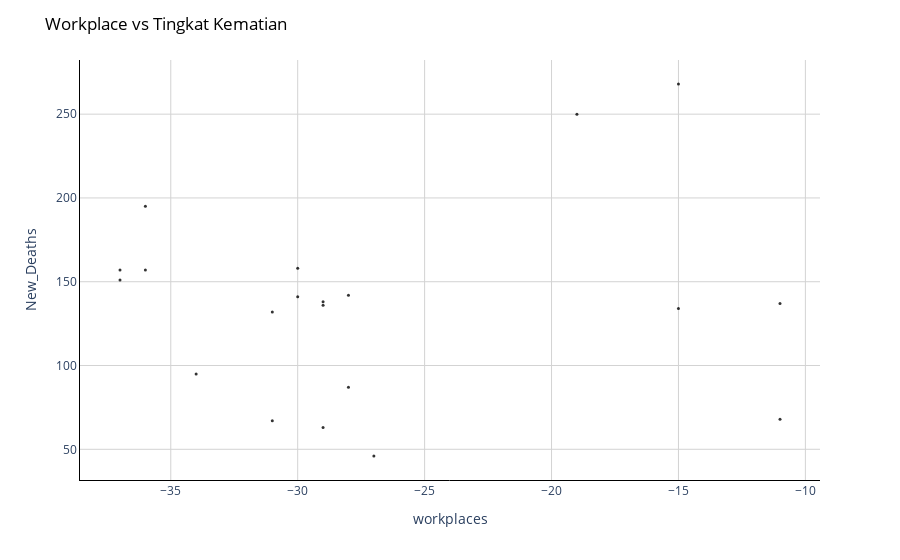

This figure's notebook cell:
### Code cell
fig = px.scatter(index_gabungan, x=index_gabungan['workplaces'], y=index_gabungan['New_Deaths'], 
                 opacity=0.8, color_discrete_sequence=['black'])

# Change chart background color
fig.update_layout(dict(plot_bgcolor = 'white'))

# Update axes lines
fig.update_xaxes(showgrid=True, gridwidth=1, gridcolor='lightgrey', 
                 zeroline=True, zerolinewidth=1, zerolinecolor='lightgrey', 
                 showline=True, linewidth=1, linecolor='black')

fig.update_yaxes(showgrid=True, gridwidth=1, gridcolor='lightgrey', 
                 zeroline=True, zerolinewidth=1, zerolinecolor='lightgrey', 
                 showline=True, linewidth=1, linecolor='black')

# Set figure title
fig.update_layout(title=dict(text="Workplace vs Tingkat Kematian", 
                             font=dict(color='black')))

# Update marker size
fig.update_traces(marker=dict(size=3))

fig.show()

### Figure 1 — Plotly figure (JSON) as saved in the notebook; plotly's stock layout.template omitted (floating-point values rounded to 4 significant figures)
{"data": [{"hovertemplate": "workplaces=%{x}<br>New_Deaths=%{y}<extra></extra>", "legendgroup": "", "marker": {"color": "black", "opacity": 0.8, "size": 3, "symbol": "circle"}, "mode": "markers", "name": "", "orientation": "v", "showlegend": false, "type": "scatter", "x": [-11, -28, -29, -29, -28, -27, -15, -11, -29, -30, -31, -31, -30, -19, -15, -34, -36, -36, -37, -37], "xaxis": "x", "y": [137, 142, 136, 138, 87, 46, 134, 68, 63, 141, 132, 67, 158, 250, 268, 95, 195, 157, 151, 157], "yaxis": "y"}], "layout": {"legend": {"tracegroupgap": 0}, "margin": {"t": 60}, "plot_bgcolor": "white", "title": {"font": {"color": "black"}, "text": "Workplace vs Tingkat Kematian"}, "xaxis": {"anchor": "y", "domain": [0, 1], "gridcolor": "lightgrey", "gridwidth": 1, "linecolor": "black", "linewidth": 1, "showgrid": true, "showline": true, "title": {"text": "workplaces"}, "zeroline": true, "zerolinecolor": "lightgrey", "zerolinewidth": 1}, "yaxis": {"anchor": "x", "domain": [0, 1], "gridcolor": "lightgrey", "gridwidth": 1, "linecolor": "black", "linewidth": 1, "showgrid": true, "showline": true, "title": {"text": "New_Deaths"}, "zeroline": true, "zerolinecolor": "lightgrey", "zerolinewidth": 1}}}
